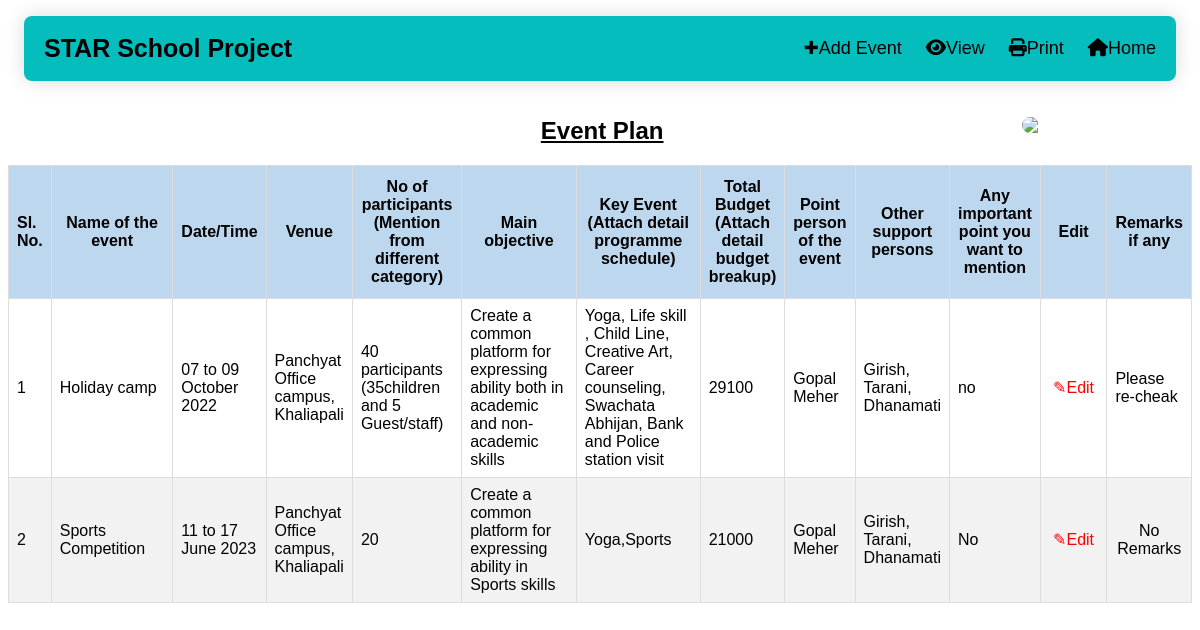
The page /ycda/event-plan/1/ (signed in) on the database its author committed.
### myAPP/models.py (models this page shows, shortened)
class Project_DIP(models.Model):
 project_name=models.CharField(max_length=200)
 category_id = models.ForeignKey("Project_Category", on_delete=models.CASCADE)
 assigned_to = models.ForeignKey(User, on_delete=models.CASCADE)
 budget = models.CharField(max_length=200)
 start_date = models.DateField()
 end_date = models.DateField()
 period = models.IntegerField()
 donor_name=models.CharField(max_length=200)
 created_at = models.DateTimeField('created at', auto_now_add=True)
 updated_at = models.DateTimeField('updated at', auto_now=True)

class Event_Plan(models.Model):
 project_id= models.ForeignKey("Project_DIP", on_delete=models.CASCADE)
 event_name=models.CharField(max_length=200)
 start_date= models.DateField()
 end_date= models.DateField()
 venue=models.CharField(max_length=200)
 no_of_participants=models.CharField(max_length=200)
 main_objective=models.CharField(max_length=200)
 key_event=models.CharField(max_length=200)
 total_budget=models.CharField(max_length=100)
 point_person=models.CharField(max_length=200)
 support_persons=models.CharField(max_length=200)
 any_imp_point=models.CharField(max_length=200,null=True)
 remarks=models.CharField(max_length=200,null=True,blank=True)
 is_submited = models.BooleanField(default=False)
 is_approved = models.BooleanField(default=False)
 is_rejected = models.BooleanField(default=False)
 created_at = models.DateTimeField('created at', auto_now_add=True)
 updated_at = models.DateTimeField('updated at', auto_now=True)

### myAPP/views.py (the view, shortened to what this page needs)
# urls.py: path('event-plan/<int:pk>/', index6, name='index6'),
@login_required(login_url='login')
def index6(request,pk):
 user=0
 if user_belongs_to_group(request.user,'ProjectManager'):
    user = 1
 else:
    user = 0
 project = Project_DIP.objects.get(id=pk)
 events = Event_Plan.objects.filter(project_id = project)
 return render(request,'myAPP/index6.html', {'events': events,'project':project,'user':user})

### myAPP/views.py (called while the page is built)
def user_belongs_to_group(user, group_name):
    try:
        group = Group.objects.get(name=group_name)
    except Group.DoesNotExist:
        return False
    return user.groups.filter(name=group_name).exists()

### myAPP/templates/myAPP/index6.html (shortened to what this page needs)
{% extends 'myAPP/baseEvent.html' %}
{% block content %}
<link rel="stylesheet" href="https://cdnjs.cloudflare.com/ajax/libs/font-awesome/6.4.0/css/all.min.css" />
<img class="image" src="https://assets.letsendorse.com/20200111/VwBUYOZNdHaPdNqQgzsG15787235219596.png" style='margin-top: 20px;'></img>
<div style='float:left;margin-left: 45%;'>
  <h2 style='font-family:"Calibri", sans-serif;'><u>Event Plan</u></h2>
</div>
<table id="customers">
  <thead>
    <tr>
      <th style="width: 3%;">Sl. No.</th>
      <th style="text-align: center;width:20%">Name of the event</th>
      <th style="text-align: center;">Date/Time</th>
      <th style="text-align: center;">Venue</th>
      <th style="text-align: center;width:10%">No of participants (Mention from different category)</th>
      <th style="text-align: center;width:20%">Main objective</th>
      <th style="text-align: center;width:20%">Key Event (Attach detail programme schedule)</th>
      <th style="text-align: center;">Total Budget (Attach detail budget breakup)</th>
      <th style="text-align: center;">Point person of the event</th>
      <th style="text-align: center;">Other support persons</th>
      <th style="text-align: center;">Any important point you want to mention</th>
      <th class="no-print;" style="text-align: center;width:10%">Edit</th>
      <th style="text-align: center;">Remarks if any</th>
    </tr>
  </thead>
  <tbody>
    {% for a in events %}
      <tr>
        <td>{{ forloop.counter }}</td>
        <td>{{ a.event_name }}</td>
        <td>{{ a.start_date| date:"d" }} to {{ a.end_date| date:"d F Y" }}</td>
        <td>{{ a.venue }}</td>
        <td>{{ a.no_of_participants }}</td>
        <td>{{ a.main_objective }}</td>
        <td>{{ a.key_event }}</td>
        <td>{{ a.total_budget }}</td>
        <td>{{ a.point_person }}</td>
        <td>{{ a.support_persons }}</td>
        <td>{{ a.any_imp_point }}</td>
				{% if a.is_submited == 1 and a.is_approved == 0 %}
					<td class="no-print">Submited</td>
			  	{% elif a.is_approved == 1 %}
					<td style="color:Green;"><i class="fa-solid fa-check"></i>Approved</td>
			  	{% else %}
					<td style="color:red;cursor: pointer;text-align: center;" onclick="window.location='{% url 'myAPP:update_event' a.id %}';" class="no-print">&#9998;Edit</td>
			  {% endif %}
        {% if a.remarks %}
          <td>{{ a.remarks }}</td>
        {% else %}
          <td style="text-align: center;">No Remarks</td>
        {% endif %}
      </tr>
      {% endfor %}
  </tbody>
</table>
{% endblock %}

### myAPP/templates/myAPP/baseEvent.html (shortened to what this page needs)
{% load static %}
<!DOCTYPE html>
<html lang="en">
  <head>
    <link rel="stylesheet" href="{% static 'css/style.css' %}">
  </head>
  <link rel="stylesheet" href="https://cdnjs.cloudflare.com/ajax/libs/font-awesome/4.7.0/css/font-awesome.min.css">
  <body>
    <div class="header">
      <a class="logo">{{ project.project_name}}</a>
      <div class="header-right">
        {% if user == 1 %}
        <a href="{% url 'myAPP:add_event' project.id %}" class=sel>&#10010;Add Event</a>
        <a onclick="openPopup()" style='cursor: pointer;'><i class="fa fa-eye"></i>View</a>
        <a onclick="printPage()" style='cursor: pointer;'><i class="fa fa-print"></i>Print</a>
        <a href="{% url 'myAPP:home' project.id %}" class=sel><i class="fa fa-home"></i>Home</a>
        {% else %}
        <a href="{% url 'myAPP:home' project.pk %}" class=sel>Back</a>
        <a href="{% url 'myAPP:masterhome' %}" class=sel><i class="fa fa-home"></i>Home</a>
        {% endif %}
      </div>
    </div>
    <div id="body">
      {% block content %}{% endblock %}
    </div>
  </body>
  </html>

### myAPP/static/css/style.css (style rules this page uses)
.header { border-radius: 1vh; margin: 2vh; overflow:hidden; background-color:rgb(5, 189, 189); padding:1vh; min-width:200px; box-shadow: 0 0 20px rgba(0, 0, 0, 0.15); }
.header a { float: left; color: black; text-align: center; padding: 12px; text-decoration: none; font-size: 18px; font-family: sans-serif; line-height: 25px; border-radius: 4px; }
.header a.logo { font-size: 25px; font-weight: bold; }
.header-right { float: right; }

### myAPP/templates/myAPP/baseEvent.html (style rules this page uses)
.image { border-radius: 8px; width: 150px; float:right; margin-right: 20px; margin-top: 50px; }

### myAPP/templates/myAPP/index6.html (style rules this page uses)
#customers { font-family: Arial, Helvetica, sans-serif; border-collapse: collapse; width: 100%; }
#customers td, #customers th { border: 1px solid #ddd; padding: 8px; }
#customers tr:nth-child(even) { background-color: #f2f2f2; }
#customers th { padding-top: 12px; padding-bottom: 12px; text-align: left; background-color: #bdd7ee; color: black; }

### rows shown on the page
Project_DIP: project_name "STAR School Project"
Event_Plan: event_name "Holiday camp", start_date "07", end_date "09 October 2022", venue "Panchyat Office campus, Khaliapali", no_of_participants "40 participants (35children and 5 Guest/staff)", main_objective "Create a common platform for expressing ability both in academic and non-academic skills", key_event "Yoga, Life skill , Child Line, Creative Art, Career counseling, Swachata Abhijan, Bank and Police station visit", total_budget "29100", point_person "Gopal Meher", support_persons "Girish, Tarani, Dhanamati", any_imp_point "no", is_submited "✎Edit", remarks "Please re-cheak"
Event_Plan: event_name "Sports Competition", start_date "11", end_date "17 June 2023", venue "Panchyat Office campus, Khaliapali", no_of_participants "20", main_objective "Create a common platform for expressing ability in Sports skills", key_event "Yoga,Sports", total_budget "21000", point_person "Gopal Meher", support_persons "Girish, Tarani, Dhanamati", any_imp_point "No", is_submited "✎Edit", shows "No Remarks"
